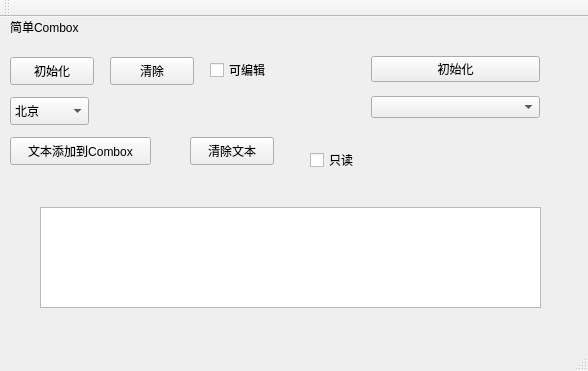
<?xml version="1.0" encoding="UTF-8"?>
<ui version="4.0">
 <class>MainWindow</class>
 <widget class="QMainWindow" name="MainWindow">
  <property name="geometry">
   <rect>
    <x>0</x>
    <y>0</y>
    <width>588</width>
    <height>371</height>
   </rect>
  </property>
  <property name="windowTitle">
   <string>MainWindow</string>
  </property>
  <widget class="QWidget" name="centralWidget">
   <widget class="QLabel" name="label">
    <property name="geometry">
     <rect>
      <x>10</x>
      <y>0</y>
      <width>91</width>
      <height>20</height>
     </rect>
    </property>
    <property name="text">
     <string>简单Combox</string>
    </property>
   </widget>
   <widget class="QPushButton" name="pushButton">
    <property name="geometry">
     <rect>
      <x>10</x>
      <y>40</y>
      <width>84</width>
      <height>28</height>
     </rect>
    </property>
    <property name="text">
     <string>初始化</string>
    </property>
   </widget>
   <widget class="QPushButton" name="pushButton_2">
    <property name="geometry">
     <rect>
      <x>110</x>
      <y>40</y>
      <width>84</width>
      <height>28</height>
     </rect>
    </property>
    <property name="text">
     <string>清除</string>
    </property>
   </widget>
   <widget class="QCheckBox" name="checkBox">
    <property name="geometry">
     <rect>
      <x>210</x>
      <y>40</y>
      <width>90</width>
      <height>26</height>
     </rect>
    </property>
    <property name="text">
     <string>可编辑</string>
    </property>
   </widget>
   <widget class="QComboBox" name="comboBox">
    <property name="geometry">
     <rect>
      <x>10</x>
      <y>80</y>
      <width>79</width>
      <height>28</height>
     </rect>
    </property>
    <item>
     <property name="text">
      <string>北京</string>
     </property>
    </item>
    <item>
     <property name="text">
      <string>上海</string>
     </property>
    </item>
   </widget>
   <widget class="QWidget" name="verticalLayoutWidget">
    <property name="geometry">
     <rect>
      <x>360</x>
      <y>20</y>
      <width>191</width>
      <height>101</height>
     </rect>
    </property>
    <layout class="QVBoxLayout" name="verticalLayout">
     <item>
      <widget class="QPushButton" name="pushButton_3">
       <property name="text">
        <string>初始化</string>
       </property>
      </widget>
     </item>
     <item>
      <widget class="QComboBox" name="comboBox_2"/>
     </item>
    </layout>
   </widget>
   <widget class="QPushButton" name="pushButton_4">
    <property name="geometry">
     <rect>
      <x>10</x>
      <y>120</y>
      <width>141</width>
      <height>28</height>
     </rect>
    </property>
    <property name="text">
     <string>文本添加到Combox</string>
    </property>
   </widget>
   <widget class="QPushButton" name="pushButton_5">
    <property name="geometry">
     <rect>
      <x>190</x>
      <y>120</y>
      <width>84</width>
      <height>28</height>
     </rect>
    </property>
    <property name="text">
     <string>清除文本</string>
    </property>
   </widget>
   <widget class="QCheckBox" name="checkBox_2">
    <property name="geometry">
     <rect>
      <x>310</x>
      <y>130</y>
      <width>90</width>
      <height>26</height>
     </rect>
    </property>
    <property name="text">
     <string>只读</string>
    </property>
   </widget>
   <widget class="QPlainTextEdit" name="plainTextEdit">
    <property name="geometry">
     <rect>
      <x>40</x>
      <y>190</y>
      <width>501</width>
      <height>101</height>
     </rect>
    </property>
   </widget>
  </widget>
  <widget class="QMenuBar" name="menuBar">
   <property name="geometry">
    <rect>
     <x>0</x>
     <y>0</y>
     <width>588</width>
     <height>25</height>
    </rect>
   </property>
  </widget>
  <widget class="QToolBar" name="mainToolBar">
   <attribute name="toolBarArea">
    <enum>TopToolBarArea</enum>
   </attribute>
   <attribute name="toolBarBreak">
    <bool>false</bool>
   </attribute>
  </widget>
  <widget class="QStatusBar" name="statusBar"/>
 </widget>
 <layoutdefault spacing="6" margin="11"/>
 <resources/>
 <connections/>
</ui>
